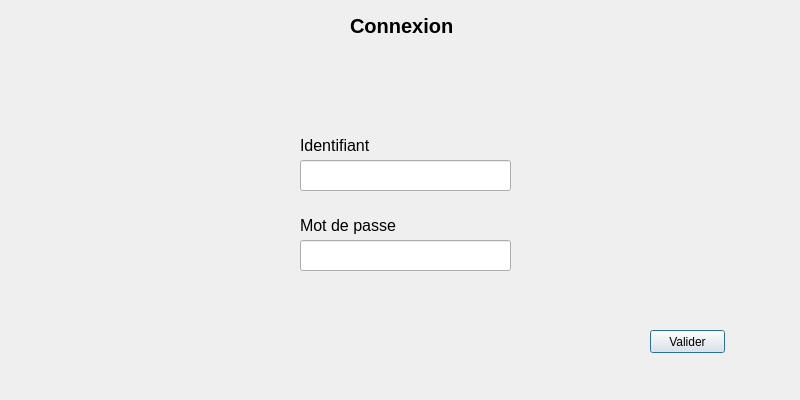
<?xml version="1.0" encoding="UTF-8"?>
<ui version="4.0">
 <class>loginPage</class>
 <widget class="QDialog" name="loginPage">
  <property name="geometry">
   <rect>
    <x>0</x>
    <y>0</y>
    <width>800</width>
    <height>400</height>
   </rect>
  </property>
  <property name="windowTitle">
   <string>Dialog</string>
  </property>
  <widget class="QPushButton" name="okButton">
   <property name="geometry">
    <rect>
     <x>650</x>
     <y>330</y>
     <width>75</width>
     <height>23</height>
    </rect>
   </property>
   <property name="text">
    <string>Valider</string>
   </property>
  </widget>
  <widget class="QLineEdit" name="userName">
   <property name="geometry">
    <rect>
     <x>300</x>
     <y>160</y>
     <width>211</width>
     <height>31</height>
    </rect>
   </property>
   <property name="font">
    <font>
     <pointsize>10</pointsize>
    </font>
   </property>
   <property name="text">
    <string/>
   </property>
   <property name="maxLength">
    <number>15</number>
   </property>
   <property name="echoMode">
    <enum>QLineEdit::Normal</enum>
   </property>
  </widget>
  <widget class="QLineEdit" name="password">
   <property name="geometry">
    <rect>
     <x>300</x>
     <y>240</y>
     <width>211</width>
     <height>31</height>
    </rect>
   </property>
   <property name="font">
    <font>
     <pointsize>10</pointsize>
    </font>
   </property>
   <property name="text">
    <string/>
   </property>
   <property name="maxLength">
    <number>15</number>
   </property>
   <property name="echoMode">
    <enum>QLineEdit::Password</enum>
   </property>
  </widget>
  <widget class="QLabel" name="labTitre">
   <property name="geometry">
    <rect>
     <x>350</x>
     <y>10</y>
     <width>201</width>
     <height>31</height>
    </rect>
   </property>
   <property name="font">
    <font>
     <pointsize>15</pointsize>
     <weight>75</weight>
     <bold>true</bold>
    </font>
   </property>
   <property name="text">
    <string>Connexion</string>
   </property>
  </widget>
  <widget class="QLabel" name="labIdentif">
   <property name="geometry">
    <rect>
     <x>300</x>
     <y>130</y>
     <width>201</width>
     <height>31</height>
    </rect>
   </property>
   <property name="font">
    <font>
     <pointsize>12</pointsize>
     <weight>50</weight>
     <bold>false</bold>
    </font>
   </property>
   <property name="text">
    <string>Identifiant </string>
   </property>
  </widget>
  <widget class="QLabel" name="labMdp">
   <property name="geometry">
    <rect>
     <x>300</x>
     <y>210</y>
     <width>201</width>
     <height>31</height>
    </rect>
   </property>
   <property name="font">
    <font>
     <pointsize>12</pointsize>
     <weight>50</weight>
     <bold>false</bold>
    </font>
   </property>
   <property name="text">
    <string>Mot de passe</string>
   </property>
  </widget>
 </widget>
 <resources/>
 <connections/>
</ui>
